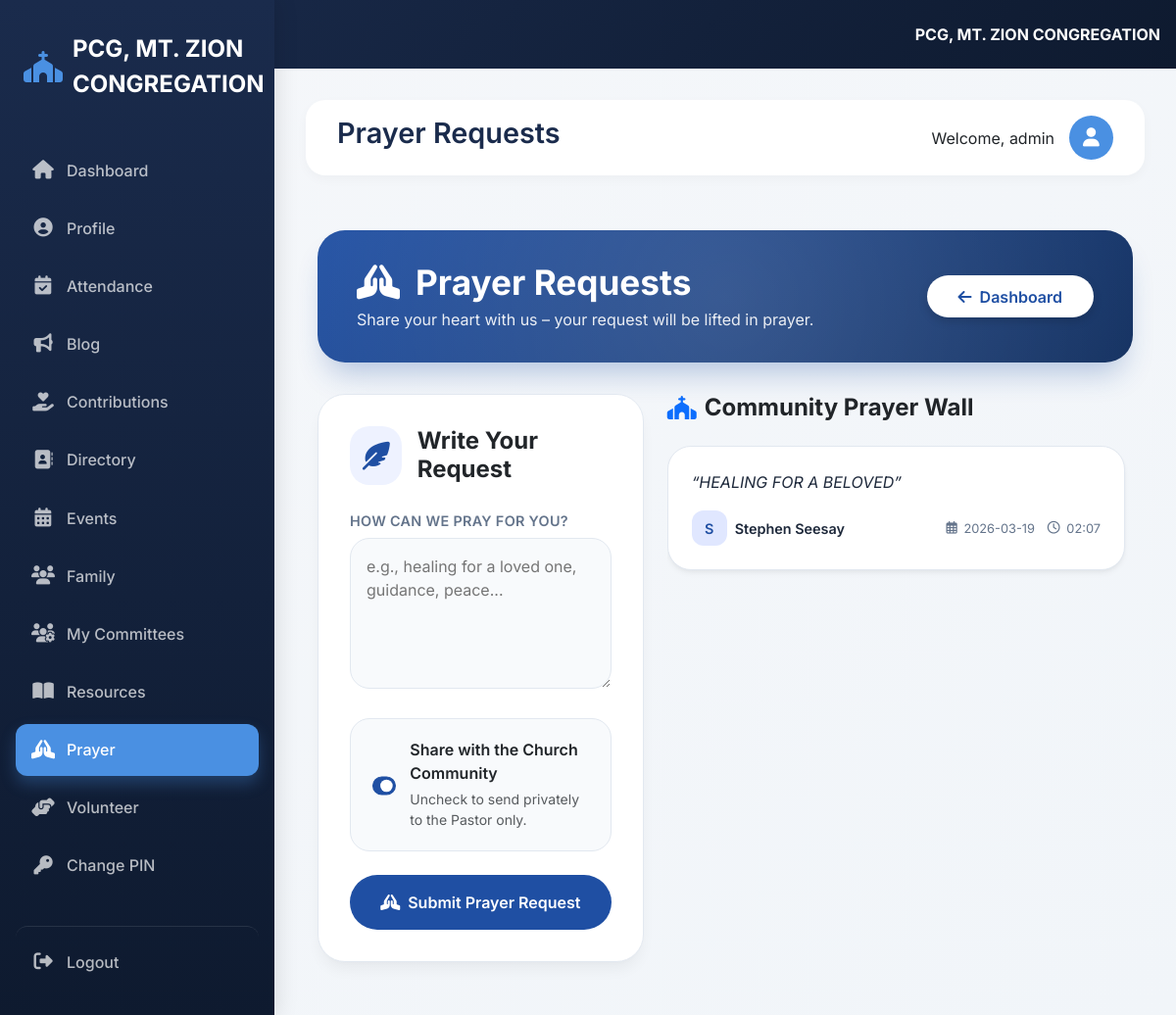
Page /prayer (signed in) on the committed database.
### tables this page shows
CREATE TABLE settings (
        id INTEGER PRIMARY KEY AUTOINCREMENT,
        key TEXT UNIQUE,
        value TEXT
    );

CREATE TABLE prayer_requests (
        id INTEGER PRIMARY KEY AUTOINCREMENT,
        member_id INTEGER REFERENCES members(id) ON DELETE SET NULL,
        request TEXT NOT NULL,
        is_public INTEGER DEFAULT 0,
        status TEXT DEFAULT 'pending',  -- pending, prayed, answered
        created_at TIMESTAMP DEFAULT CURRENT_TIMESTAMP,
        updated_at TIMESTAMP DEFAULT CURRENT_TIMESTAMP
    );

CREATE TABLE members (
        id INTEGER PRIMARY KEY AUTOINCREMENT,
        member_id TEXT UNIQUE,
        branch_id INTEGER,
        full_name TEXT,
        gender TEXT,
        phone TEXT,
        email TEXT,
        address TEXT,
        group_id INTEGER,
        department_id INTEGER,
        occupation TEXT,
        marital_status TEXT,
        parent_name TEXT,
        school_class TEXT,
        age INTEGER,
        photo TEXT,
        baptism_date TEXT,
        baptized_by TEXT,
        baptism_place TEXT,
        confirmation_date TEXT,
        confirmed_by TEXT,
        date_joined TEXT, confirmation_place TEXT, birth_date TEXT, place_of_birth TEXT, directory_opt_in INTEGER DEFAULT 0,
        FOREIGN KEY(branch_id) REFERENCES branches(id),
        FOREIGN KEY(group_id) REFERENCES groups(id),
        FOREIGN KEY(department_id) REFERENCES departments(id)
    );

### app.py (the view, shortened to what this page needs)
@app.route('/prayer', methods=['GET', 'POST'])
def prayer():
    if 'member_id' not in session:
        return redirect(url_for('home'))
    db = DatabaseManager()
    public_requests = db.fetch_all("""
        SELECT p.id, p.request, p.created_at, m.full_name
        FROM prayer_requests p
        LEFT JOIN members m ON p.member_id = m.id
        WHERE p.is_public = 1
        ORDER BY p.created_at DESC
    """)
    requests_list = []
    for r in public_requests:
        date_part = r[2][:10]   # YYYY-MM-DD
        time_part = r[2][11:16]  # HH:MM (first 5 chars of time)
        requests_list.append({
            'id': r[0],
            'request': r[1],
            'date': date_part,
            'time': time_part,
            'member': r[3] or 'Anonymous'
        })
    return render_template('prayer.html', requests=requests_list)

### app.py (called while the page is built)
@app.context_processor
def inject_church_name():
    db = DatabaseManager()
    row = db.fetch_one("SELECT value FROM settings WHERE key='church_name'")
    church_name = row[0] if row else "Your Church"
    return dict(church_name=church_name)

### database.py (called while the page is built)
    def connect(self):
        try:
            self.conn = sqlite3.connect(DB_FILE, timeout=10)
            self.conn.execute("PRAGMA foreign_keys = ON")
            return self.conn
        except Error as e:
            print(f"Database connection error: {e}")
            return None

    def close(self):
        if self.conn:
            self.conn.close()

    def fetch_all(self, query, params=None):
        if not self.connect():
            return []
        cursor = self.conn.cursor()
        try:
            if params:
                cursor.execute(query, params)
            else:
                cursor.execute(query)
            return cursor.fetchall()
        except Error as e:
            print(f"Fetch Error: {e}")
            return []
        finally:
            self.close()

    def fetch_one(self, query, params=None):
        if not self.connect():
            return None
        cursor = self.conn.cursor()
        try:
            if params:
                cursor.execute(query, params)
            else:
                cursor.execute(query)
            return cursor.fetchone()
        except Error as e:
            print(f"Fetch Error: {e}")
            return None
        finally:
            self.close()

### templates/prayer.html (shortened to what this page needs)
{% extends "base.html" %}
{% block page_title %}Prayer Requests{% endblock %}
{% block content %}
<div class="container py-4">
    <div class="page-header">
        <div>
            <h1><i class="fas fa-hands-praying me-3"></i>Prayer Requests</h1>
            <p>Share your heart with us – your request will be lifted in prayer.</p>
        </div>
        <a href="{{ url_for('dashboard') }}" class="btn-header">
            <i class="fas fa-arrow-left"></i> Dashboard
        </a>
    </div>
    <div class="row g-4">
        <div class="col-lg-5">
            <div class="sticky-top" style="top: 20px;">
                <div class="form-card">
                    <div class="d-flex align-items-center mb-4">
                        <div class="form-icon me-3">
                            <i class="fas fa-feather-alt"></i>
                        </div>
                        <h4 class="fw-bold mb-0">Write Your Request</h4>
                    </div>
                    <form method="post">
                        <div class="mb-4">
                            <label for="request" class="form-label">How can we pray for you?</label>
                            <textarea class="form-control-custom" id="request" name="request" rows="5" placeholder="e.g., healing for a loved one, guidance, peace..." required></textarea>
                        </div>
                        <div class="mb-4 custom-switch">
                            <div class="form-check form-switch d-flex align-items-center">
                                <input class="form-check-input me-3" type="checkbox" id="is_public" name="is_public" checked style="transform: scale(1.2);">
                                <div>
                                    <label class="form-check-label fw-semibold" for="is_public">Share with the Church Community</label>
                                    <small class="d-block text-muted mt-1">Uncheck to send privately to the Pastor only.</small>
                                </div>
                            </div>
                        </div>
                        <button type="submit" class="btn-submit">
                            <i class="fas fa-praying-hands"></i> Submit Prayer Request
                        </button>
                    </form>
                </div>
            </div>
        </div>
        <div class="col-lg-7">
            <h4 class="fw-bold mb-4 d-flex align-items-center">
                <i class="fas fa-church me-2 text-primary"></i> Community Prayer Wall
            </h4>
            <div class="prayer-wall">
                {% if requests %}
                    {% for req in requests %}
                    <div class="prayer-card">
                        <p class="prayer-text">“{{ req.request }}”</p>
                        <div class="prayer-meta">
                            <div class="prayer-author">
                                <div class="author-avatar">
                                    {{ req.member[:1]|upper }}
                                </div>
                                <span class="author-name">{{ req.member }}</span>
                            </div>
                            <span class="prayer-datetime">
                                <i class="far fa-calendar-alt"></i> {{ req.date }}
                                <i class="far fa-clock ms-2"></i> {{ req.time }}
                            </span>
                        </div>
                    </div>
                    {% endfor %}
                {% else %}
                    <div class="empty-state">
                        <i class="fas fa-dove empty-state-icon"></i>
                        <h3 class="mt-3">The prayer wall is quiet</h3>
                        <p class="text-muted">Be the first to share a prayer request with the community.</p>
                    </div>
                {% endif %}
            </div>
        </div>
    </div>
</div>
{% endblock %}

### templates/base.html (shortened to what this page needs)
<!DOCTYPE html>
<html lang="en">
<head>
    <link href="https://cdn.jsdelivr.net/npm/bootstrap@5.3.0/dist/css/bootstrap.min.css" rel="stylesheet">
    <link rel="stylesheet" href="https://cdnjs.cloudflare.com/ajax/libs/font-awesome/6.7.2/css/all.min.css">
</head>
<body>
    {% if session.member_id %}
        <div class="mobile-header d-flex justify-content-between align-items-center">
            <button class="btn btn-outline-light" type="button" data-bs-toggle="offcanvas" data-bs-target="#offcanvasSidebar" aria-controls="offcanvasSidebar">
                <i class="fas fa-bars"></i> Menu
            </button>
            <span class="fw-bold">{{ church_name }}</span>
        </div>
        <div class="desktop-sidebar">
            <a href="{{ url_for('dashboard') }}" class="logo">
                <i class="fas fa-church"></i>
                <span>{{ church_name }}</span>
            </a>
            <nav class="nav flex-column">
                <a class="nav-link {% if request.endpoint == 'dashboard' %}active{% endif %}" href="{{ url_for('dashboard') }}">
                    <i class="fas fa-home"></i> <span>Dashboard</span>
                </a>
                <a class="nav-link {% if request.endpoint == 'profile' %}active{% endif %}" href="{{ url_for('profile') }}">
                    <i class="fas fa-user-circle"></i> <span>Profile</span>
                </a>
                <a class="nav-link {% if request.endpoint == 'attendance' %}active{% endif %}" href="{{ url_for('attendance') }}">
                    <i class="fas fa-calendar-check"></i> <span>Attendance</span>
                </a>
                <a class="nav-link {% if request.endpoint == 'blog_list' %}active{% endif %}" href="{{ url_for('blog_list') }}">
                    <i class="fas fa-bullhorn"></i> <span>Blog</span>
                </a>
                <a class="nav-link {% if request.endpoint == 'contributions' %}active{% endif %}" href="{{ url_for('contributions') }}">
                    <i class="fas fa-hand-holding-heart"></i> <span>Contributions</span>
                </a>
                <a class="nav-link {% if request.endpoint == 'directory' %}active{% endif %}" href="{{ url_for('directory') }}">
                    <i class="fas fa-address-book"></i> <span>Directory</span>
                </a>
                <a class="nav-link {% if request.endpoint == 'events' %}active{% endif %}" href="{{ url_for('events') }}">
                    <i class="fas fa-calendar-alt"></i> <span>Events</span>
                </a>
                <a class="nav-link {% if request.endpoint == 'family' %}active{% endif %}" href="{{ url_for('family') }}">
                    <i class="fas fa-users"></i> <span>Family</span>
                </a>
                <a class="nav-link {% if request.endpoint == 'my_committees' %}active{% endif %}" href="{{ url_for('my_committees') }}">
                    <i class="fas fa-users-cog"></i> <span>My Committees</span>
                </a>
                <a class="nav-link {% if request.endpoint == 'resource_library' %}active{% endif %}" href="{{ url_for('resource_library') }}">
                    <i class="fas fa-book-open"></i> <span>Resources</span>
                </a>
                <a class="nav-link {% if request.endpoint == 'prayer' %}active{% endif %}" href="{{ url_for('prayer') }}">
                    <i class="fas fa-praying-hands"></i> <span>Prayer</span>
                </a>
                <a class="nav-link {% if request.endpoint == 'volunteer_list' %}active{% endif %}" href="{{ url_for('volunteer_list') }}">
                    <i class="fas fa-hands-helping"></i> <span>Volunteer</span>
                </a>
                <a class="nav-link {% if request.endpoint == 'change_pin' %}active{% endif %}" href="{{ url_for('change_pin') }}">
                    <i class="fas fa-key"></i> <span>Change PIN</span>
                </a>
                <a class="nav-link logout" href="{{ url_for('logout') }}">
                    <i class="fas fa-sign-out-alt"></i> <span>Logout</span>
                </a>
            </nav>
        </div>
        <div class="main-content">
            <div class="top-bar">
                <h1 class="page-title">{% block page_title %}Dashboard{% endblock %}</h1>
                <div class="user-info">
                    <span>Welcome, {{ session.member_name }}</span>
                    <div class="user-avatar">
                        <i class="fas fa-user"></i>
                    </div>
                </div>
            </div>
            {% block content %}{% endblock %}
        </div>
    {% endif %}
</body>
</html>

### templates/base.html (style rules this page uses)
body { font-family: 'Inter', 'Segoe UI', sans-serif; background: #f0f4f8; min-height: 100vh; }
.desktop-sidebar { position: fixed; top: 0; left: 0; bottom: 0; width: 280px; background: linear-gradient(180deg, #1a2b4c 0%, #0e1a2f 100%); color: #fff; padding: 2rem 1rem; overflow-y: auto; transition: all 0.3s; z-index: 1000; box-shadow: 4px 0 20px rgba(0,0,0,0.1); }
.desktop-sidebar .logo { font-size: 1.5rem; font-weight: 700; display: flex; align-items: center; gap: 10px; margin-bottom: 2.5rem; padding-left: 0.5rem; color: #fff; text-decoration: none; }
.desktop-sidebar .logo i { font-size: 2rem; color: #4a90e2; }
.desktop-sidebar .nav-link { color: rgba(255,255,255,0.7); padding: 0.9rem 1rem; margin: 0.2rem 0; border-radius: 12px; display: flex; align-items: center; gap: 12px; transition: all 0.2s; font-weight: 500; }
.desktop-sidebar .nav-link i { width: 24px; font-size: 1.2rem; text-align: center; }
.desktop-sidebar .nav-link.active { background: #4a90e2; color: white; box-shadow: 0 8px 16px rgba(74,144,226,0.3); }
.desktop-sidebar .nav-link.logout { margin-top: 2rem; border-top: 1px solid rgba(255,255,255,0.1); padding-top: 1.5rem; }
.main-content { margin-left: 280px; padding: 2rem; min-height: 100vh; transition: margin-left 0.3s; }
.top-bar { display: flex; justify-content: space-between; align-items: center; margin-bottom: 2rem; background: white; padding: 1rem 2rem; border-radius: 20px; box-shadow: 0 4px 12px rgba(0,0,0,0.03); }
.page-title { font-size: 1.8rem; font-weight: 600; color: #1a2b4c; }
.user-info { display: flex; align-items: center; gap: 15px; }
.user-avatar { width: 45px; height: 45px; border-radius: 50%; background: #4a90e2; display: flex; align-items: center; justify-content: center; color: white; font-size: 1.2rem; }
.mobile-header { display: none; background: linear-gradient(135deg, #1a2b4c, #0e1a2f); color: white; padding: 1rem; }
@media (min-width: 992px) { .mobile-header { display: none; } }

### rows in the picture
settings: value "PCG, MT. ZION CONGREGATION"
prayer_requests: request "HEALING FOR A BELOVED", full_name "S", member "Stephen Seesay", date "2026-03-19", time "02:07"

### other values in the picture
{{ session.member_name }} "admin"
